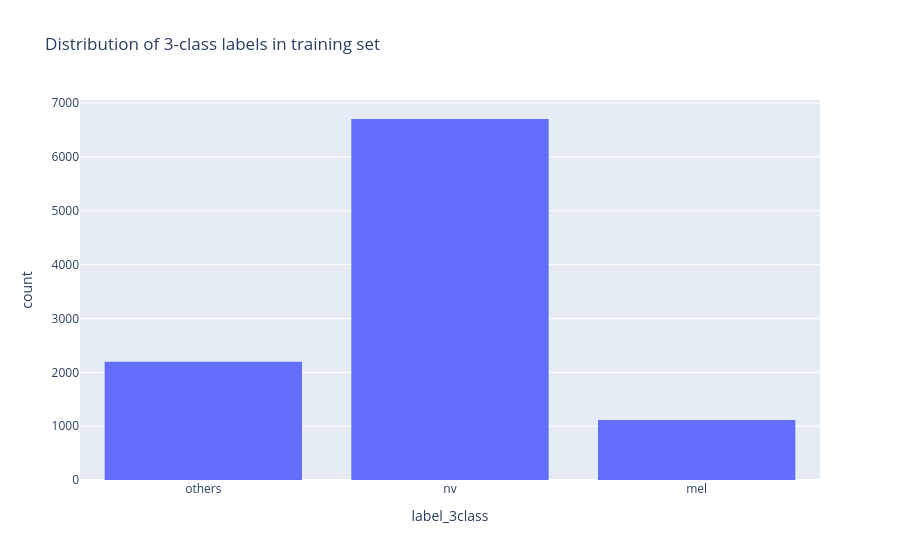

Notebook code cell kept with this figure:
### Code cell
px.histogram(train_df, x="label_3class", title="Distribution of 3-class labels in training set")

### Figure 1 — Plotly figure (JSON) as saved in the notebook; plotly's stock layout.template omitted (floating-point values rounded to 4 significant figures; data arrays with more than 128 entries replaced by an {"elided": "..."} marker saying what was removed)
{"data": [{"bingroup": "x", "hovertemplate": "label_3class=%{x}<br>count=%{y}<extra></extra>", "legendgroup": "", "marker": {"color": "#636efa", "pattern": {"shape": ""}}, "name": "", "orientation": "v", "showlegend": false, "type": "histogram", "x": {"elided": "10015 str values"}, "xaxis": "x", "yaxis": "y"}], "layout": {"barmode": "relative", "legend": {"tracegroupgap": 0}, "title": {"text": "Distribution of 3-class labels in training set"}, "xaxis": {"anchor": "y", "domain": [0, 1], "title": {"text": "label_3class"}}, "yaxis": {"anchor": "x", "domain": [0, 1], "title": {"text": "count"}}}}
